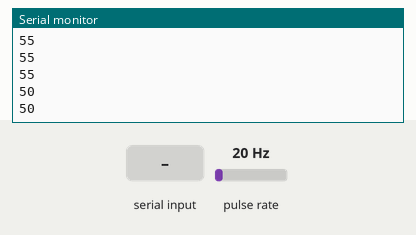
This sketch was run on a simulated Arduino Uno, built with avr-gcc and run on an emulated ATmega328P. On the bench: the last lines printed to the serial monitor. Wiring (inferred from the names in the program): pulse sensor: data pin 3. The test bench sets the inputs (shaded band); at power-on: pulse rate 20 Hz.

Above: at 1.2 s.
1.3 s: "90,45\n" received over Serial
At 2.4 s:
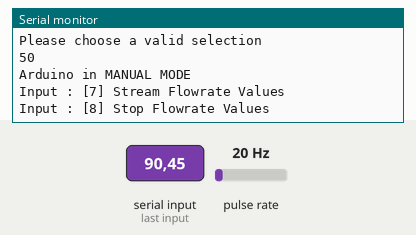
2.9 s: "7\n" received over Serial
At 2.99 s:
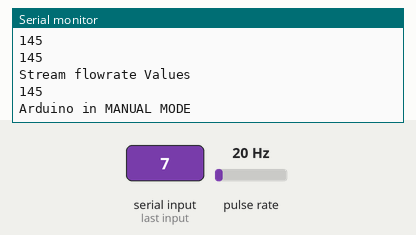
4.4 s: "8\n" received over Serial
At 4.45 s:
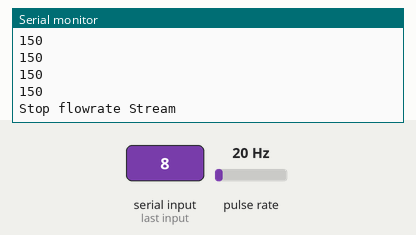
Timing chart, 0 to 7.4 s (numbered marks = the images above; inputs shaded):
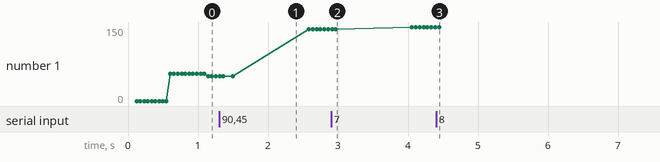

The sketch:

FlowSensor_TEST.ino
```cpp
/*************************************************/
/*
   Test code for Flow sensor reading
*/
/*************************************************/
const int FLOWSENSORPIN = 3;
unsigned int pulses;
unsigned long Currenttime;
unsigned long Looptime;
int litre_hr;
float setflowrate;


// System Flags
bool waitFlag = true;
bool streamFlag = true;
unsigned int menuChoice = 0;
/*-----------------------------------*/
void setup() {
  // put your setup code here, to run once:
  Serial.begin(9600);
  pinMode(FLOWSENSORPIN,INPUT_PULLUP);
  attachInterrupt(digitalPinToInterrupt(FLOWSENSORPIN),pulsecounter,RISING);
  // I want that whenever a pulse is felt pulsecounter adds 1

  Currenttime=millis();
  Looptime=Currenttime;

  Serial.println("*******: ARDUINO ONLINE");
}
/*-----------------------------------*/
void loop() {
  if (waitFlag) {
    print_welcome();
    waitFlag = false;
  }
  get_user_input();
  process_user_input();

  if (streamFlag) {
    read_flowRate();
    Serial.println(litre_hr);
  }
  Serial.flush();
}
/*-----------------------------------*/
```

Functions_FlowSensor.ino
```cpp
/*------------------------------------*/
// we are reading frequency and f=11*Q
//(where Q is flow rate
//, so Q=f/11, then multiply 60 to change to litres per hr)

void read_flowRate() {
  Currenttime = millis();
  if (Currenttime >= (Looptime + 500)) {
    Looptime = Currenttime;
    litre_hr = pulses * (60 / 11);
    pulses = 0;
  }
  Currenttime = millis();
  delay(50);
}

/*------------------------------------*/
void pulsecounter(){
  pulses++;
}
/*------------------------------------*/
```

Functions_Messages.ino
```cpp
void print_welcome() {
  Serial.println("Arduino in MANUAL MODE");
  Serial.println("Input : [7] Stream Flowrate Values");
  Serial.println("Input : [8] Stop Flowrate Values");
}
```

Functions_User.ino
```cpp
/*-----------------------------------*/
void get_user_input() {
  if (Serial.available() != 0) {
    // Waiting for user to give input
    menuChoice = Serial.parseInt();
    if (menuChoice == 0) {
      waitFlag = false ;
    } else {
      waitFlag = true;
    }
  }
}
/*-----------------------------------*/
void process_user_input() {
  if (menuChoice != 0) {
    switch (menuChoice) {
      case 7:
        // Stream Flowrate readings
        Serial.println("Stream flowrate Values");
        streamFlag = true;
        break;

      case 8:
        // Stop Stream Flowrate readings
        Serial.println("Stop flowrate Stream");
        streamFlag = false;
        break;

      default:
        Serial.println("Please choose a valid selection");
        streamFlag = streamFlag;
    }
  }
}
/*-----------------------------------*/
```

Measured:
- after the input at 1.3 s, the serial monitor: prints a new line at once (image 1)
- after the input at 2.9 s, the serial monitor: prints a new line at once (image 2)
- after the input at 4.4 s, the serial monitor: prints a new line after 0.05 s (image 3)
- plotted number 1: 50 → 145 after the input at 1.3 s, 145 → 150 after the input at 2.9 s
